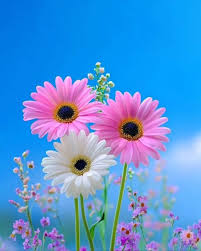
#> input picture flower.jpg, 201 x 251 px
$ jupyter execute --allow-errors 106_Computer-vision-ImageProcessing-OpenCV.ipynb
#> lines starting #> are read from the running program, lines starting #| are printed output that depends on the picture; after the words box and inside, x2 and y2 are one past the last pixel; in counts of white or black regions, pixels touching at a corner belong together
[cell 1]
import sys

[cell 2]
#Basic Image Processing using OpenCV
# Topics covered:
#1. Reading and displaying images
#2. Image filtering
#3. Edge detection
#4. Image transformations
import cv2
import numpy as np
#1. Load Image
image = cv2.imread("flower.jpg")
#> image is the input picture: shape (251, 201, 3); mean B, G, R 214.2, 147.8, 84.3
if image is None:
    print("Error: Image not found.")
    exit()

cv2.imshow("Original Image", image)
cv2.waitKey(0)

#2. Convert to Grayscale
gray = cv2.cvtColor(image, cv2.COLOR_BGR2GRAY)
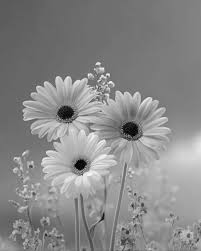
#> gray: shape (251, 201); min 0, max 248, mean 136.4
cv2.imshow("Grayscale", gray)
cv2.waitKey(0)

[cell 3]
# 3. Image Filtering (Noise Reduction)
# Gaussian Blur
blur = cv2.GaussianBlur(gray, (5,5), 0)
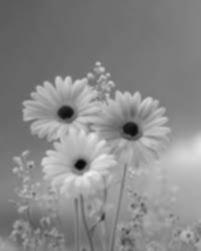
#> blur: shape (251, 201); min 10, max 239, mean 136.4
cv2.imshow("Gaussian Blur", blur)
cv2.waitKey(0)

# Median Filter
median= cv2.medianBlur(gray, 5)
cv2.imshow("Median Filter", median)
cv2.waitKey(0)

[cell 4]
# 4. Edge Detection
edges = cv2.Canny(gray, 100, 200)
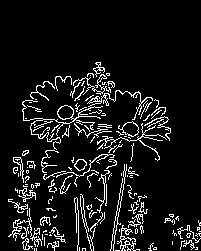
#> edges: shape (251, 201); 8.9% white in thin lines or dots, all inside (x1, y1, x2, y2) = (8, 62, 201, 251)
cv2.imshow("Edge Detection (Canny)", edges)
cv2.waitKey(0)

[cell 5]
# Image Transformation


# Resize
resized = cv2.resize(image, (400,300))
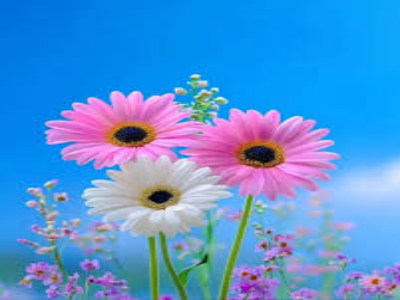
#> resized: shape (300, 400, 3); mean B, G, R 214.1, 147.7, 84.2
cv2.imshow("Resized", resized)
cv2.waitKey(0)

# Rotation
height, width = image.shape[:2]
#> height = 251; width = 201
center = (width//2, height//2)
#> center = (100, 125)


rotation_matrix = cv2.getRotationMatrix2D(center, 45, 1)

rotated = cv2.warpAffine(image, rotation_matrix, (width, height))
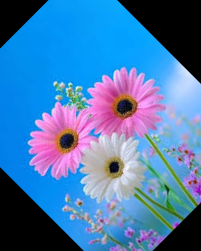
#> rotated: shape (251, 201, 3); mean B, G, R 173.7, 121.5, 73.4

cv2.imshow("Rotated Image", rotated)
cv2.waitKey(0)

# Flip
flipped = cv2.flip(image, 1)
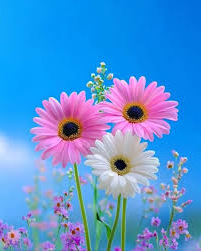
#> flipped: shape (251, 201, 3); mean B, G, R 214.2, 147.8, 84.3
cv2.imshow("Flipped Image", flipped )
#> (the rest of this cell did not finish here and is left out)
